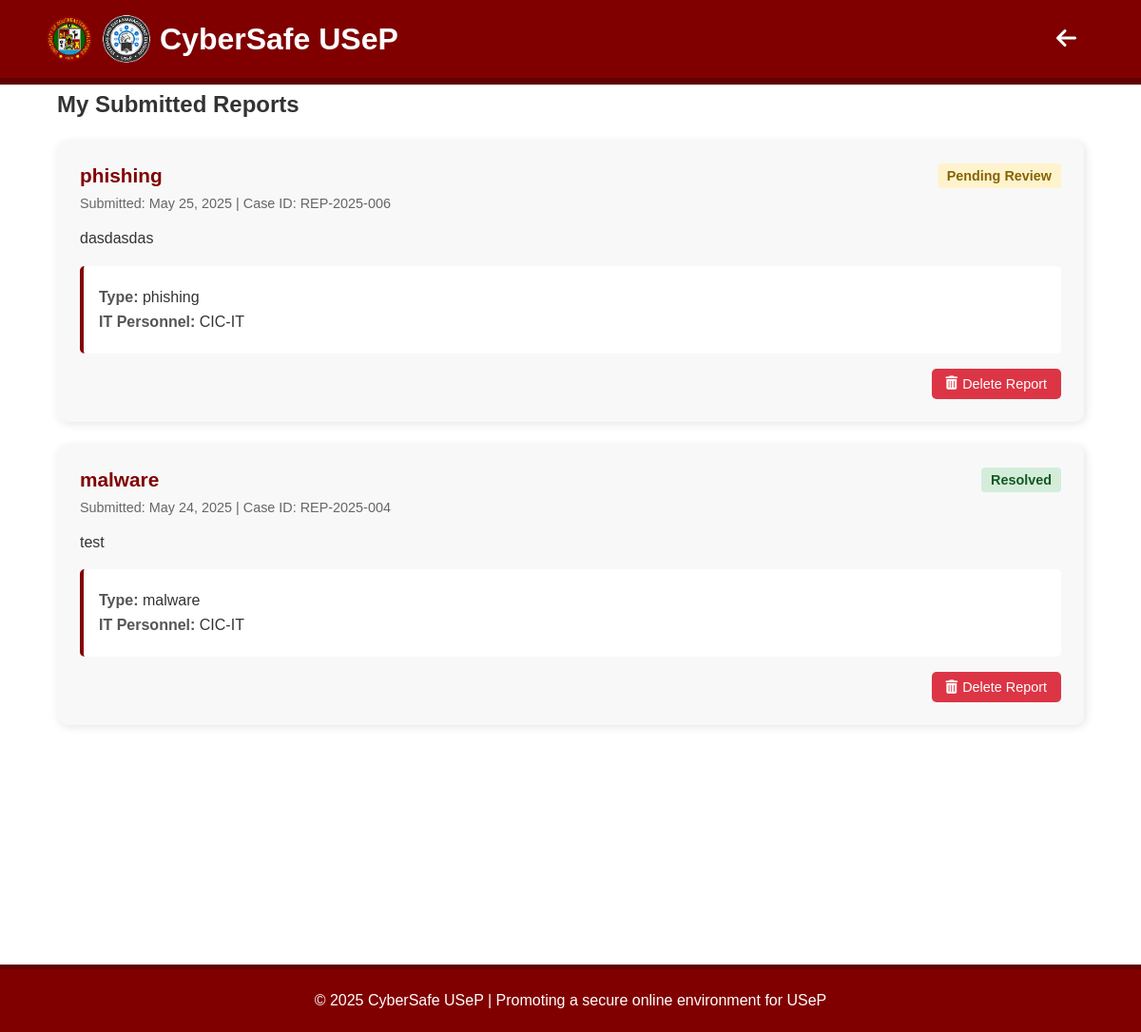
Page /cybersafeOWNREPORTS.php (signed in) on the committed database.
### tables this page shows
CREATE TABLE IF NOT EXISTS `reports` (
  `reportID` int NOT NULL AUTO_INCREMENT,
  `userID` int DEFAULT NULL,
  `itPersonnelID` int DEFAULT NULL,
  `anonymousFlag` tinyint(1) NOT NULL DEFAULT '0',
  `incidentType` varchar(50) NOT NULL,
  `description` text NOT NULL,
  `attachments` longblob,
  `submissionTimestamp` datetime NOT NULL DEFAULT CURRENT_TIMESTAMP,
  `status` enum('pending','under review','resolved') NOT NULL DEFAULT 'pending',
  `attachmentMime` varchar(100) DEFAULT NULL,
  `attachmentName` varchar(255) DEFAULT NULL,
  PRIMARY KEY (`reportID`),
  KEY `idx_reports_status` (`status`),
  KEY `idx_reports_incident` (`incidentType`),
  KEY `idx_reports_user` (`userID`),
  KEY `idx_reports_it` (`itPersonnelID`)
);

CREATE TABLE IF NOT EXISTS `users` (
  `userID` int NOT NULL AUTO_INCREMENT,
  `userType` enum('Student','Faculty','Staff','Admin','IT Personnel') NOT NULL,
  `username` varchar(50) NOT NULL,
  `college_department` enum('College of Agriculture and Related Sciences','College of Arts and Sciences','College of Business Administration','College of Development Management','College of Education','College of Engineering','College of Teacher Education and Technology','College of Technology','College of Information and Computing','College of Applied Economics','School of Law','Office of the University Registrar','Office of Student Affairs & Services (OSAS)','Admissions Office','Accounting Office','Human Resource Management Office (HRMO)','Procurement Office') DEFAULT NULL,
  `email` varchar(100) NOT NULL,
  `passwordHash` varchar(255) NOT NULL,
  `dateJoined` datetime NOT NULL DEFAULT CURRENT_TIMESTAMP,
  PRIMARY KEY (`userID`),
  UNIQUE KEY `username` (`username`),
  UNIQUE KEY `email` (`email`)
);

### cybersafeOWNREPORTS.php (the view, shortened to what this page needs)
<?php
require_once 'db.php';
$userID = $_SESSION['user_id'];
$sql = "
    SELECT
        r.reportID,
        r.incidentType,
        r.description,
        r.submissionTimestamp,
        r.status,
        u.username AS assignedTo,
        r.attachments IS NOT NULL AS hasAttachment
    FROM reports r
    LEFT JOIN users u
      ON r.itPersonnelID = u.userID
    WHERE r.userID = :userID
    ORDER BY r.submissionTimestamp DESC
";
$stmt = $pdo->prepare($sql);
$stmt->execute([':userID' => $userID]);
$reports = $stmt->fetchAll(PDO::FETCH_ASSOC);
?>
<!DOCTYPE html>
<html lang="en">
<head>
  <link rel="stylesheet" href="https://cdnjs.cloudflare.com/ajax/libs/font-awesome/6.0.0/css/all.min.css">
</head>
<body>
  <header class="header">
    <div id="logo">
      <img src="images/logo.jpg" alt="CyberSafe USeP Logo">
      <img src="images/sdmdlogo.png" alt="sdmdlogo">
      <h1>CyberSafe USeP</h1>
    </div>
    <a href="cybersafeARTICLESv2.php" class="back-btn">
      <i class="fas fa-arrow-left"></i>
    </a>
  </header>
  <div class="container">
    <main class="my-reports">
      <h2>My Submitted Reports</h2>
      <?php if (count($reports) === 0): ?>
        <div class="no-reports">
          <h3>No Reports Submitted Yet</h3>
          <p>You haven't submitted any cybersecurity incident reports yet.</p>
          <button class="create-btn" onclick="window.location.href='cybersafeREPORT.php'">
            Report an Incident
          </button>
        </div>
      <?php else: ?>
        <?php foreach ($reports as $r):
          switch ($r['status']) {
            case 'pending':
              $statusClass = 'status-pending';
              $statusLabel = 'Pending Review';
              break;
            case 'resolved':
              $statusClass = 'status-resolved';
              $statusLabel = 'Resolved';
              break;
          }
          $submitted = date("F j, Y", strtotime($r['submissionTimestamp']));
          $caseId    = sprintf("REP-%s-%03d",
                       date("Y", strtotime($r['submissionTimestamp'])),
                       $r['reportID']);
        ?>
          <div class="report-card">
            <div class="report-header">
              <h3 class="report-title"><?= htmlspecialchars($r['incidentType']) ?></h3>
              <span class="report-status <?= $statusClass ?>"><?= $statusLabel ?></span>
            </div>
            <div class="report-meta">
              Submitted: <?= $submitted ?> | Case ID: <?= $caseId ?>
            </div>
            <div class="report-desc">
              <?= nl2br(htmlspecialchars($r['description'])) ?>
            </div>
            <div class="report-details">
              <p><span class="detail-label">Type:</span> <?= htmlspecialchars($r['incidentType']) ?></p>
              <?php if (!empty($r['assignedTo'])): ?>
                <p><span class="detail-label">IT Personnel:</span> <?= htmlspecialchars($r['assignedTo']) ?></p>
              <?php endif; ?>
            </div>
            <div class="report-actions">
              <button class="delete-btn"
        onclick="if(confirm('Are you sure you want to delete this report? This action cannot be undone.')) {
          window.location.href='delete-report.php?id=<?= $r['reportID'] ?>';
        }">
       <i class="fas fa-trash-alt"></i> Delete Report
          </button>
            </div>
          </div>
        <?php endforeach; ?>
      <?php endif; ?>
    </main>
  </div>
  <footer>
    &copy; 2025 CyberSafe USeP | Promoting a secure online environment for USeP
  </footer>
</body>
</html>

### cybersafeOWNREPORTS.php (style rules this page uses)
* { margin: 0; padding: 0; box-sizing: border-box; font-family: Arial, sans-serif; }
body { background-color: #ffffff; color: #333; }
.header { display: flex; justify-content: space-between; align-items: center; background-color: maroon; border-bottom: 7px solid rgb(97, 2, 2); padding: 1rem 3rem; position: fixed; width: 100%; top: 0; left: 0; z-index: 1001; }
.header img { width: 50px; height: 50px; }
.header #logo { gap: 10px; align-items: center; color: white; display: flex; }
.back-btn { color: white; font-size: 1.5rem; text-decoration: none; margin-right: 20px; }
.container { width: 90%; margin: auto; padding: 6rem 0 2rem; position: relative; }
.my-reports { display: grid; gap: 1.5rem; max-width: 1200px; margin: 0 auto; }
.report-card { background-color: #f8f8f8; padding: 1.5rem; border-radius: 10px; box-shadow: 2px 2px 10px rgba(0, 0, 0, 0.1); transition: transform 0.2s; position: relative; }
.report-header { display: flex; justify-content: space-between; align-items: center; margin-bottom: 0.5rem; }
.report-title { font-size: 1.3rem; color: maroon; margin: 0; }
.report-status { display: inline-block; padding: 5px 10px; border-radius: 4px; font-size: 0.9rem; font-weight: bold; }
.status-pending { background-color: #FFF3CD; color: #856404; }
.status-resolved { background-color: #D4EDDA; color: #155724; }
.report-meta { color: #666; font-size: 0.9rem; margin-bottom: 0.8rem; }
.report-desc { margin: 1rem 0; line-height: 1.6; }
.report-details { background-color: #fff; padding: 1rem; border-radius: 5px; margin-top: 1rem; border-left: 4px solid maroon; }
.report-details p { margin: 0.5rem 0; }
.detail-label { font-weight: bold; color: #555; }
.report-actions { display: flex; justify-content: flex-end; margin-top: 1rem; gap: 10px; }
.delete-btn { background-color: #dc3545; color: white; border: none; padding: 8px 15px; border-radius: 5px; cursor: pointer; font-size: 0.9rem; transition: background-color 0.3s; display: flex; align-items: center; gap: 5px; }
footer { background-color: maroon; border-top: 5px solid rgb(97, 2, 2); color: white; text-align: center; padding: 1.5rem; margin-top: 220px; }

### rows in the picture
reports: incidentType "phishing", status "Pending Review", submissionTimestamp "May 25, 2025", caseId "REP-2025-006", description "dasdasdas", itPersonnelID.username "CIC-IT"
reports: incidentType "malware", status "Resolved", submissionTimestamp "May 24, 2025", caseId "REP-2025-004", description "test", itPersonnelID.username "CIC-IT"
